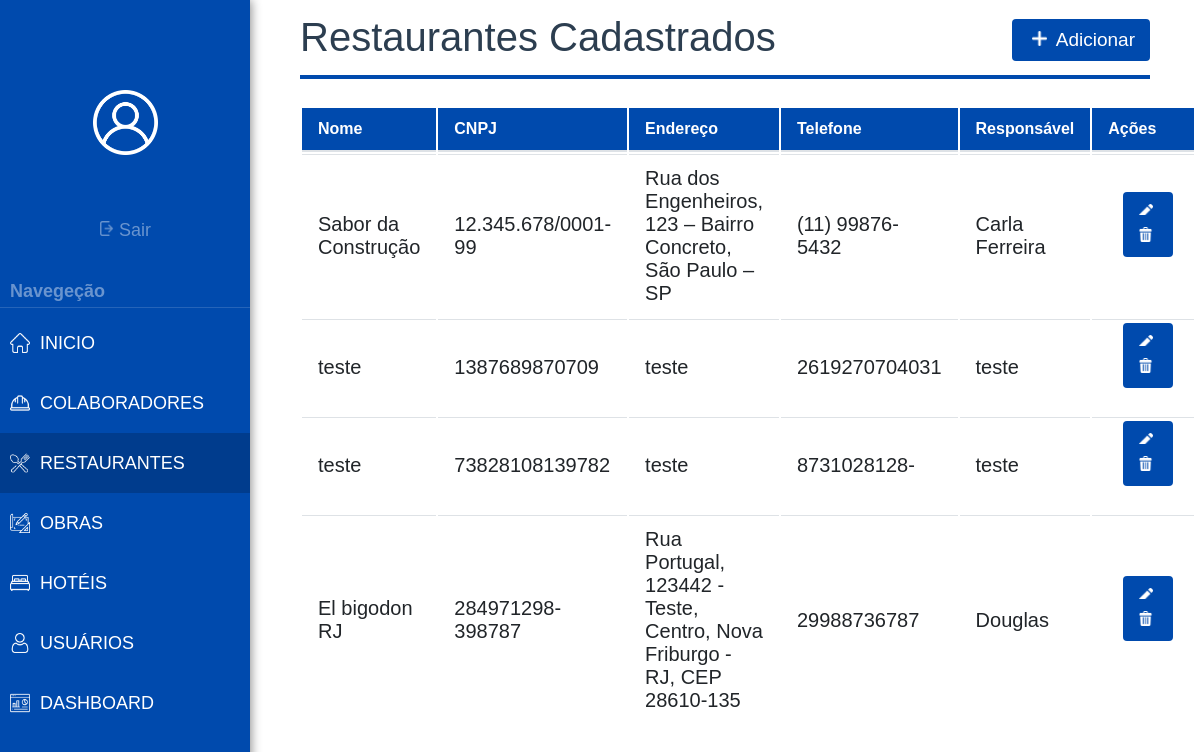
/listar-restaurantes/ (signed in), run on an earlier commit of the app's database.
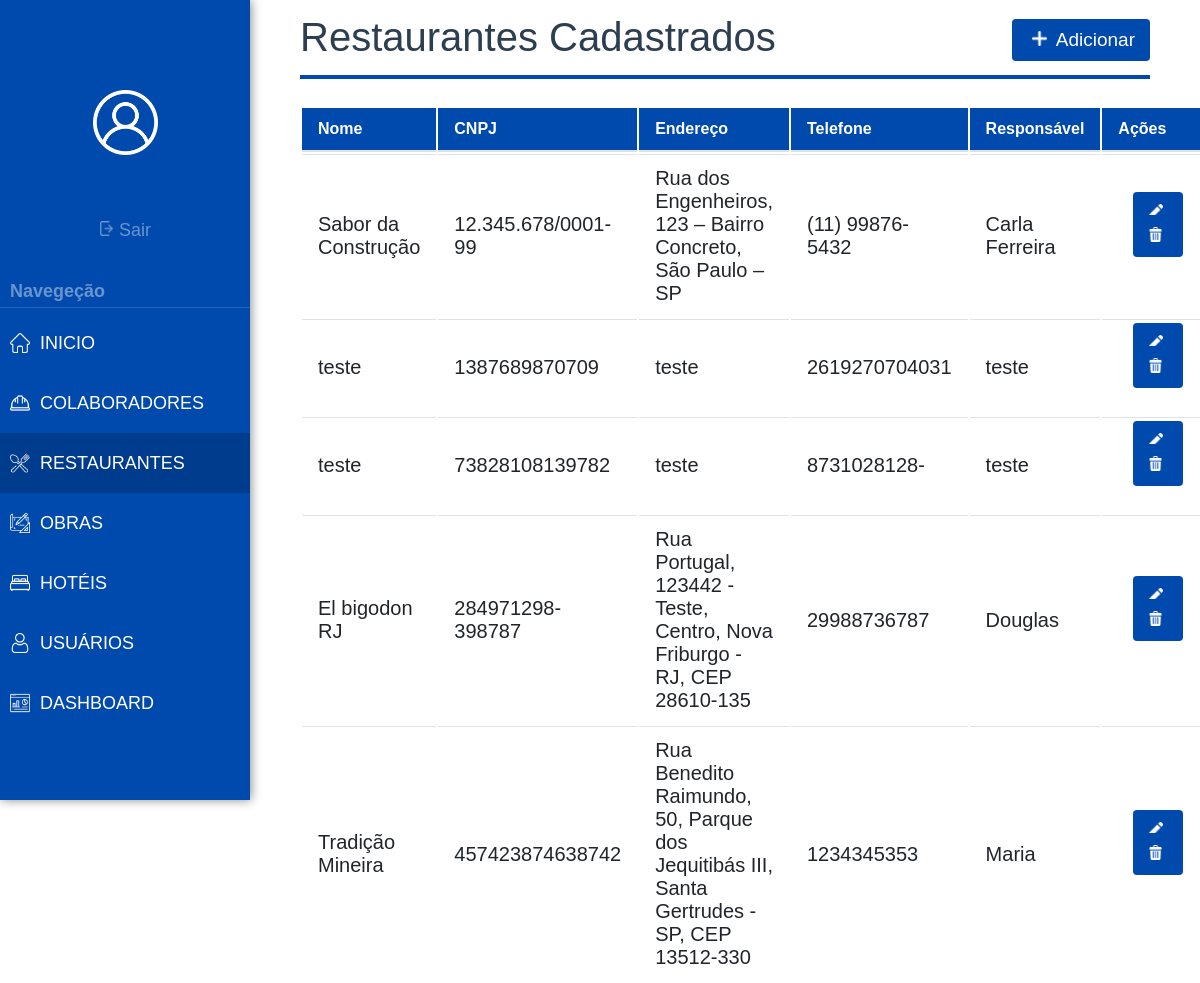
And on a later commit of the database.
### Sistema/models.py (models this page shows)
class Restaurante(models.Model):
    nome = models.CharField(
        max_length=100,
        verbose_name="Nome do Restaurante"
    )
    cnpj = models.CharField(
        max_length=18,
        unique=True,
        verbose_name="CNPJ"
    )
    endereco = models.TextField(
        verbose_name="Endereço Completo"
    )
    telefone = models.CharField(
        max_length=15,
        verbose_name="Telefone"
    )
    responsavel = models.CharField(
        max_length=100,
        verbose_name="Responsável"
    )

### Sistema/views.py (the view)
# urls.py: path('listar-restaurantes/', views.listar_restaurantes, name='listar-restaurantes'),
@login_required
def listar_restaurantes(request, ):
    restaurantes = Restaurante.objects.all()
    context = {'restaurantes': restaurantes}
    return render (request, 'lista-restaurantes.html', context)

### Sistema/templates/lista-restaurantes.html (shortened to what the changed rows need)
{% load static %}
<!DOCTYPE html>
<html lang="pt-br">
<head>
  <link rel="stylesheet" href="{% static 'css/style.css' %}">
</head>
<body>
<div class="corpo">
    <form id="actionForm" method="POST">
<div class="table-responsive">
  <table class="table table-striped table-bordered text-center align-middle">
    <thead>
      <tr>
        <th>Nome</th>
        <th>CNPJ</th>
        <th>Endereço</th>
        <th>Telefone</th>
        <th>Responsável</th>
        <th>Ações</th>
      </tr>
    </thead>
    <tbody>
      {% for restaurante in restaurantes %}
        <tr>
          <td>{{ restaurante.nome }}</td>
          <td>{{ restaurante.cnpj }}</td>
          <td>{{ restaurante.endereco }}</td>
          <td>{{ restaurante.telefone }}</td>
          <td>{{ restaurante.responsavel }}</td>
          <td>
            <a href="{% url 'editar-restaurante' restaurante.id %}" class="blue-button" style="margin-right: 5px;">
              <img src="{% static 'images/white version/pencil.png' %}" alt="Editar" height="15px" width="15px" style="margin-right: 5px;">
            </a>
            <form method="POST" action="{% url 'excluir-restaurante' restaurante.id %}" style="display:inline;" onsubmit="return confirm('Tem certeza que deseja excluir este restaurante?');">
              <button type="submit" class="red-button">
                <img src="{% static 'images/white version/trash.png' %}" alt="Excluir" height="15px" width="15px" style="margin-right: 5px;">
              </button>
            </form>
          </td>
        </tr>
      {% empty %}
        <tr>
          <td colspan="6" class="text-center text-danger">Nenhum restaurante cadastrado.</td>
        </tr>
      {% endfor %}
    </tbody>
  </table>
</div>
</body>
</html>

What changed in the data, as far as the page shows it:
added Restaurante: nome "Tradição Mineira", cnpj "457423874638742", endereco "Rua Benedito Raimundo, 50, Parque dos Jequitibás III, Santa Gertrudes - SP, CEP 13512-330", telefone "1234345353", responsavel "Maria"
